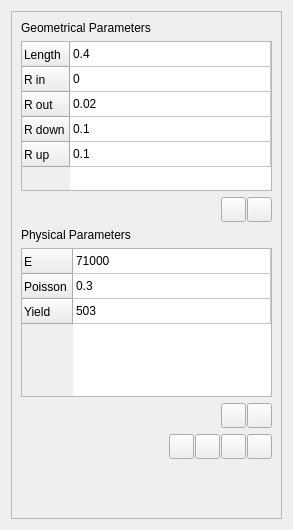
<?xml version="1.0" encoding="UTF-8"?>
<ui version="4.0">
 <class>PipeDockWidget</class>
 <widget class="QWidget" name="PipeDockWidget">
  <property name="geometry">
   <rect>
    <x>0</x>
    <y>0</y>
    <width>293</width>
    <height>530</height>
   </rect>
  </property>
  <property name="windowTitle">
   <string>Form</string>
  </property>
  <layout class="QHBoxLayout" name="horizontalLayout_4">
   <item>
    <widget class="QFrame" name="frame">
     <property name="frameShape">
      <enum>QFrame::StyledPanel</enum>
     </property>
     <property name="frameShadow">
      <enum>QFrame::Raised</enum>
     </property>
     <layout class="QVBoxLayout" name="verticalLayout_4">
      <item>
       <widget class="QLabel" name="label">
        <property name="font">
         <font>
          <pointsize>9</pointsize>
         </font>
        </property>
        <property name="text">
         <string>Geometrical Parameters</string>
        </property>
       </widget>
      </item>
      <item>
       <widget class="QTableWidget" name="tableWidget">
        <property name="sizePolicy">
         <sizepolicy hsizetype="Expanding" vsizetype="Expanding">
          <horstretch>0</horstretch>
          <verstretch>1</verstretch>
         </sizepolicy>
        </property>
        <property name="minimumSize">
         <size>
          <width>0</width>
          <height>130</height>
         </size>
        </property>
        <property name="font">
         <font>
          <pointsize>9</pointsize>
         </font>
        </property>
        <property name="frameShadow">
         <enum>QFrame::Raised</enum>
        </property>
        <attribute name="horizontalHeaderVisible">
         <bool>false</bool>
        </attribute>
        <attribute name="horizontalHeaderCascadingSectionResizes">
         <bool>false</bool>
        </attribute>
        <attribute name="horizontalHeaderHighlightSections">
         <bool>false</bool>
        </attribute>
        <attribute name="horizontalHeaderShowSortIndicator" stdset="0">
         <bool>false</bool>
        </attribute>
        <attribute name="horizontalHeaderStretchLastSection">
         <bool>true</bool>
        </attribute>
        <attribute name="verticalHeaderVisible">
         <bool>true</bool>
        </attribute>
        <attribute name="verticalHeaderCascadingSectionResizes">
         <bool>false</bool>
        </attribute>
        <attribute name="verticalHeaderDefaultSectionSize">
         <number>25</number>
        </attribute>
        <attribute name="verticalHeaderShowSortIndicator" stdset="0">
         <bool>false</bool>
        </attribute>
        <attribute name="verticalHeaderStretchLastSection">
         <bool>false</bool>
        </attribute>
        <row>
         <property name="text">
          <string>Length</string>
         </property>
        </row>
        <row>
         <property name="text">
          <string>R in</string>
         </property>
        </row>
        <row>
         <property name="text">
          <string>R out</string>
         </property>
        </row>
        <row>
         <property name="text">
          <string>R down</string>
         </property>
        </row>
        <row>
         <property name="text">
          <string>R up</string>
         </property>
        </row>
        <column>
         <property name="text">
          <string/>
         </property>
        </column>
        <item row="0" column="0">
         <property name="text">
          <string>0.4</string>
         </property>
        </item>
        <item row="1" column="0">
         <property name="text">
          <string>0</string>
         </property>
        </item>
        <item row="2" column="0">
         <property name="text">
          <string>0.02</string>
         </property>
        </item>
        <item row="3" column="0">
         <property name="text">
          <string>0.1</string>
         </property>
        </item>
        <item row="4" column="0">
         <property name="text">
          <string>0.1</string>
         </property>
        </item>
       </widget>
      </item>
      <item>
       <layout class="QHBoxLayout" name="horizontalLayout">
        <property name="spacing">
         <number>1</number>
        </property>
        <item>
         <spacer name="horizontalSpacer">
          <property name="orientation">
           <enum>Qt::Horizontal</enum>
          </property>
          <property name="sizeHint" stdset="0">
           <size>
            <width>40</width>
            <height>20</height>
           </size>
          </property>
         </spacer>
        </item>
        <item>
         <widget class="QPushButton" name="pushButton">
          <property name="minimumSize">
           <size>
            <width>25</width>
            <height>25</height>
           </size>
          </property>
          <property name="maximumSize">
           <size>
            <width>25</width>
            <height>25</height>
           </size>
          </property>
          <property name="text">
           <string/>
          </property>
          <property name="icon">
           <iconset resource="../AMWindow.qrc">
            <normaloff>:/amwind/figure/am_wind/ok.png</normaloff>:/amwind/figure/am_wind/ok.png</iconset>
          </property>
         </widget>
        </item>
        <item>
         <widget class="QPushButton" name="pushButton_3">
          <property name="minimumSize">
           <size>
            <width>25</width>
            <height>25</height>
           </size>
          </property>
          <property name="maximumSize">
           <size>
            <width>25</width>
            <height>25</height>
           </size>
          </property>
          <property name="text">
           <string/>
          </property>
          <property name="icon">
           <iconset resource="../DataBaseWindow.qrc">
            <normaloff>:/new/prefix1/figure/database_wind/edit.png</normaloff>:/new/prefix1/figure/database_wind/edit.png</iconset>
          </property>
         </widget>
        </item>
       </layout>
      </item>
      <item>
       <widget class="QLabel" name="label_2">
        <property name="font">
         <font>
          <pointsize>9</pointsize>
         </font>
        </property>
        <property name="text">
         <string>Physical Parameters</string>
        </property>
       </widget>
      </item>
      <item>
       <widget class="QTableWidget" name="tableWidget_2">
        <property name="sizePolicy">
         <sizepolicy hsizetype="Expanding" vsizetype="Expanding">
          <horstretch>0</horstretch>
          <verstretch>1</verstretch>
         </sizepolicy>
        </property>
        <property name="minimumSize">
         <size>
          <width>0</width>
          <height>80</height>
         </size>
        </property>
        <property name="font">
         <font>
          <pointsize>9</pointsize>
         </font>
        </property>
        <attribute name="horizontalHeaderVisible">
         <bool>false</bool>
        </attribute>
        <attribute name="horizontalHeaderDefaultSectionSize">
         <number>100</number>
        </attribute>
        <attribute name="horizontalHeaderHighlightSections">
         <bool>false</bool>
        </attribute>
        <attribute name="horizontalHeaderStretchLastSection">
         <bool>true</bool>
        </attribute>
        <attribute name="verticalHeaderVisible">
         <bool>true</bool>
        </attribute>
        <attribute name="verticalHeaderCascadingSectionResizes">
         <bool>false</bool>
        </attribute>
        <attribute name="verticalHeaderDefaultSectionSize">
         <number>25</number>
        </attribute>
        <attribute name="verticalHeaderStretchLastSection">
         <bool>false</bool>
        </attribute>
        <row>
         <property name="text">
          <string>E</string>
         </property>
        </row>
        <row>
         <property name="text">
          <string>Poisson</string>
         </property>
        </row>
        <row>
         <property name="text">
          <string>Yield</string>
         </property>
        </row>
        <column>
         <property name="text">
          <string>New Column</string>
         </property>
        </column>
        <item row="0" column="0">
         <property name="text">
          <string>71000</string>
         </property>
        </item>
        <item row="1" column="0">
         <property name="text">
          <string>0.3</string>
         </property>
        </item>
        <item row="2" column="0">
         <property name="text">
          <string>503</string>
         </property>
        </item>
       </widget>
      </item>
      <item>
       <layout class="QHBoxLayout" name="horizontalLayout_2">
        <property name="spacing">
         <number>1</number>
        </property>
        <item>
         <spacer name="horizontalSpacer_2">
          <property name="orientation">
           <enum>Qt::Horizontal</enum>
          </property>
          <property name="sizeHint" stdset="0">
           <size>
            <width>40</width>
            <height>20</height>
           </size>
          </property>
         </spacer>
        </item>
        <item>
         <widget class="QPushButton" name="pushButton_4">
          <property name="minimumSize">
           <size>
            <width>25</width>
            <height>25</height>
           </size>
          </property>
          <property name="maximumSize">
           <size>
            <width>25</width>
            <height>25</height>
           </size>
          </property>
          <property name="text">
           <string/>
          </property>
          <property name="icon">
           <iconset resource="../AMWindow.qrc">
            <normaloff>:/amwind/figure/am_wind/ok.png</normaloff>:/amwind/figure/am_wind/ok.png</iconset>
          </property>
         </widget>
        </item>
        <item>
         <widget class="QPushButton" name="pushButton_2">
          <property name="minimumSize">
           <size>
            <width>25</width>
            <height>25</height>
           </size>
          </property>
          <property name="maximumSize">
           <size>
            <width>25</width>
            <height>25</height>
           </size>
          </property>
          <property name="text">
           <string/>
          </property>
          <property name="icon">
           <iconset resource="../DataBaseWindow.qrc">
            <normaloff>:/new/prefix1/figure/database_wind/edit.png</normaloff>:/new/prefix1/figure/database_wind/edit.png</iconset>
          </property>
         </widget>
        </item>
       </layout>
      </item>
      <item>
       <layout class="QHBoxLayout" name="horizontalLayout_3">
        <property name="spacing">
         <number>1</number>
        </property>
        <item>
         <spacer name="horizontalSpacer_3">
          <property name="orientation">
           <enum>Qt::Horizontal</enum>
          </property>
          <property name="sizeHint" stdset="0">
           <size>
            <width>40</width>
            <height>20</height>
           </size>
          </property>
         </spacer>
        </item>
        <item>
         <widget class="QPushButton" name="pushButton_6">
          <property name="minimumSize">
           <size>
            <width>25</width>
            <height>25</height>
           </size>
          </property>
          <property name="maximumSize">
           <size>
            <width>25</width>
            <height>25</height>
           </size>
          </property>
          <property name="text">
           <string/>
          </property>
          <property name="icon">
           <iconset resource="../Rivet/RivetWindow.qrc">
            <normaloff>:/new/prefix1/fig/rivet_mesh_1.png</normaloff>:/new/prefix1/fig/rivet_mesh_1.png</iconset>
          </property>
          <property name="checkable">
           <bool>false</bool>
          </property>
         </widget>
        </item>
        <item>
         <widget class="QPushButton" name="pushButton_8">
          <property name="minimumSize">
           <size>
            <width>25</width>
            <height>25</height>
           </size>
          </property>
          <property name="maximumSize">
           <size>
            <width>25</width>
            <height>25</height>
           </size>
          </property>
          <property name="text">
           <string/>
          </property>
          <property name="icon">
           <iconset resource="../DataBaseWindow.qrc">
            <normaloff>:/new/prefix1/figure/database_wind/edit.png</normaloff>:/new/prefix1/figure/database_wind/edit.png</iconset>
          </property>
         </widget>
        </item>
        <item>
         <widget class="QPushButton" name="pushButton_7">
          <property name="minimumSize">
           <size>
            <width>25</width>
            <height>25</height>
           </size>
          </property>
          <property name="maximumSize">
           <size>
            <width>25</width>
            <height>25</height>
           </size>
          </property>
          <property name="text">
           <string/>
          </property>
          <property name="icon">
           <iconset resource="../AMWindow.qrc">
            <normaloff>:/amwind/figure/am_wind/ok.png</normaloff>:/amwind/figure/am_wind/ok.png</iconset>
          </property>
          <property name="checkable">
           <bool>false</bool>
          </property>
         </widget>
        </item>
        <item>
         <widget class="QPushButton" name="pushButton_5">
          <property name="minimumSize">
           <size>
            <width>25</width>
            <height>25</height>
           </size>
          </property>
          <property name="maximumSize">
           <size>
            <width>25</width>
            <height>25</height>
           </size>
          </property>
          <property name="text">
           <string/>
          </property>
          <property name="icon">
           <iconset resource="../AMWindow.qrc">
            <normaloff>:/amwind/figure/am_wind/animation.png</normaloff>:/amwind/figure/am_wind/animation.png</iconset>
          </property>
         </widget>
        </item>
       </layout>
      </item>
      <item>
       <spacer name="verticalSpacer">
        <property name="orientation">
         <enum>Qt::Vertical</enum>
        </property>
        <property name="sizeHint" stdset="0">
         <size>
          <width>20</width>
          <height>50</height>
         </size>
        </property>
       </spacer>
      </item>
     </layout>
    </widget>
   </item>
  </layout>
 </widget>
 <resources>
  <include location="../DataBaseWindow.qrc"/>
  <include location="../AMWindow.qrc"/>
  <include location="../Rivet/RivetWindow.qrc"/>
 </resources>
 <connections/>
</ui>
